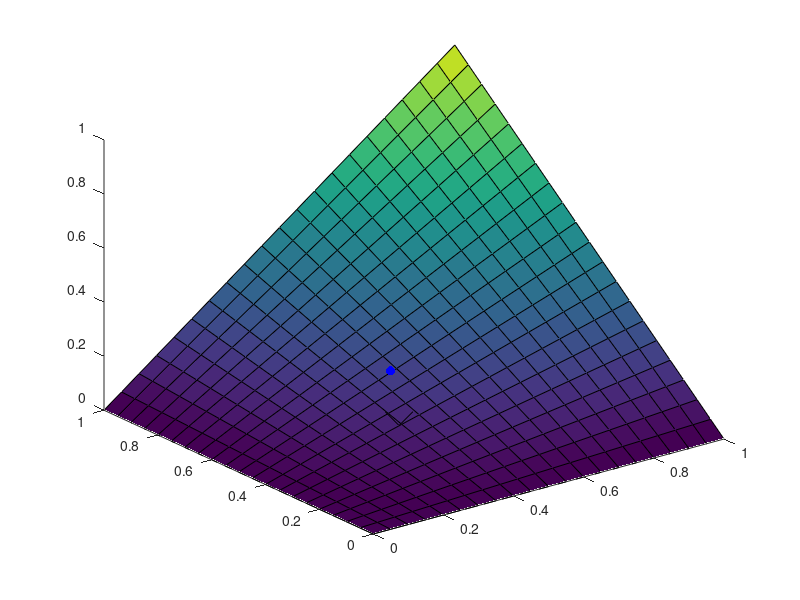

This figure's MATLAB source:
%generate not plane quad
A=[0;0;0];
B=[0;1;0];
C=[1;1;1];
D=[1;0;0];

P=[A,B,C,D];

%check if quad is plane
C=zeros(3);
for i = 2:4
    C(:,i-1)=P(:,i)-P(:,1);
end

if(det(C)==0)
    disp('quad is plane!')
else
    disp('quad is not plane!')
end

%random point
Q=rand(3,1);

%project point onto quad
%bilinear interpolation of quad
X=@(t) (1-t(1)).*(1-t(2))*P(:,1)+t(1).*(1-t(2))*P(:,2)+t(1).*t(2)*P(:,3)+(1-t(1)).*t(2)*P(:,4);
%distance function
f=@(t)(X(t)-Q)'*(X(t)-Q);

%find minimizer -> THIS IS SLOW!
t0=fminsearch(f,[.5,.5]);

proj_Q=X(t0);

[U,V]=meshgrid(0:.05:1);
quad_X=zeros(size(U));
quad_Y=zeros(size(U));
quad_Z=zeros(size(U));
for i = 1:numel(U)
    XX=X([U(i),V(i)]);
    quad_X(i)=XX(1);
    quad_Y(i)=XX(2);
    quad_Z(i)=XX(3);
end

%plot result
figure(1)
hold on
surf(quad_X,quad_Y,quad_Z)
plot3(Q(1),Q(2),Q(3),'b.','MarkerSize',20)
plot3(proj_Q(1),proj_Q(2),proj_Q(3),'kx','MarkerSize',20)
view(3)
hold off
